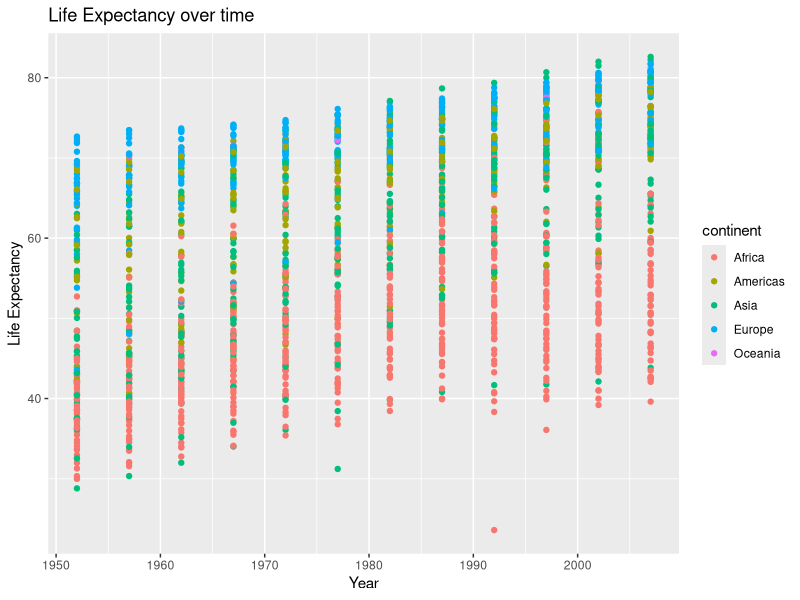

This chart was generated by the following R code:
## ---- chunk 1
library(ggplot2)
## ---- chunk 2
gapminder <- read.table("../Data/Data/gapminder.txt", header=TRUE)
## ---- chunk 3
ggplot(data = gapminder, aes(x = year, y = lifeExp, color = continent)) +
    geom_point() +
  labs(
        x = "Year",
        y = "Life Expectancy",
        title = "Life Expectancy over time"
    ) 
